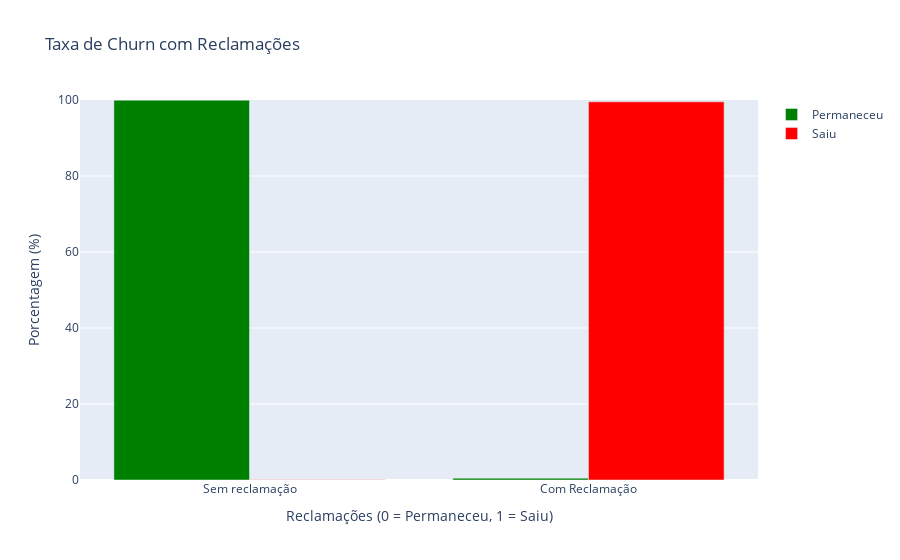

Notebook source saved alongside this figure:
### Code cell
import plotly.graph_objects as go

fig = go.Figure(data=[
                go.Bar(name= 'Permaneceu', x=churn_by_complain.index, y=churn_by_complain[0], marker_color= 'green'),
                go.Bar(name= 'Saiu', x=churn_by_complain.index, y=churn_by_complain[1], marker_color= 'red')
                ])

fig.update_layout(barmode= 'group',
                  title= 'Taxa de Churn com Reclamações',
                  xaxis_title= 'Reclamações (0 = Permaneceu, 1 = Saiu)',
                  yaxis_title= 'Porcentagem (%)',
                  xaxis = dict(tickmode = 'array', tickvals = [0, 1], ticktext = ['Sem reclamação', 'Com Reclamação']),
                  yaxis_range = [0, 100])

fig.show()

### Figure 1 — Plotly figure (JSON) as saved in the notebook; plotly's stock layout.template omitted (floating-point values rounded to 4 significant figures)
{"data": [{"marker": {"color": "green"}, "name": "Permaneceu", "type": "bar", "x": [0, 1], "y": [99.95, 0.49]}, {"marker": {"color": "red"}, "name": "Saiu", "type": "bar", "x": [0, 1], "y": [0.05, 99.51]}], "layout": {"barmode": "group", "title": {"text": "Taxa de Churn com Reclamações"}, "xaxis": {"tickmode": "array", "ticktext": ["Sem reclamação", "Com Reclamação"], "tickvals": [0, 1], "title": {"text": "Reclamações (0 = Permaneceu, 1 = Saiu)"}}, "yaxis": {"range": [0, 100], "title": {"text": "Porcentagem (%)"}}}}
